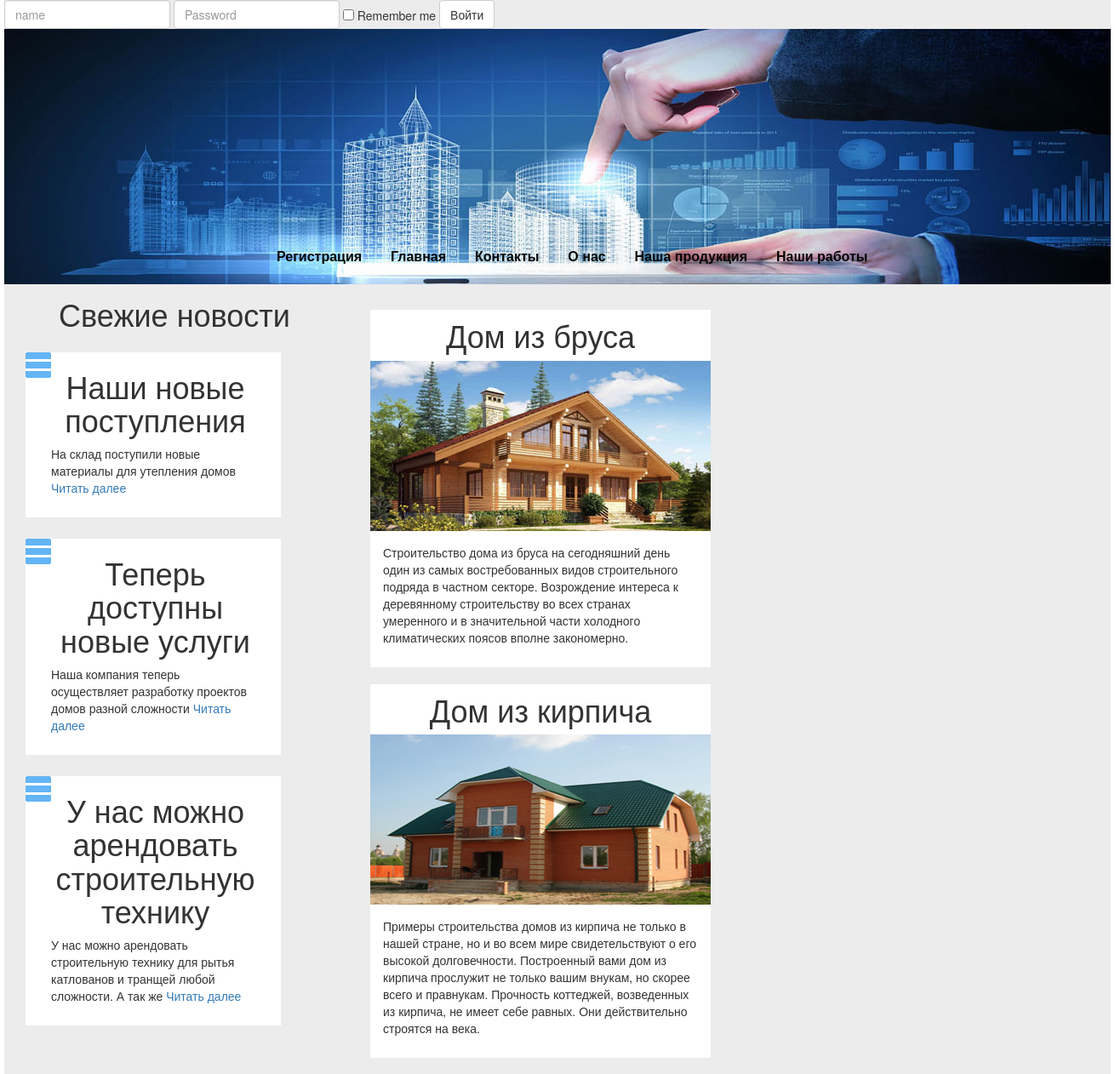
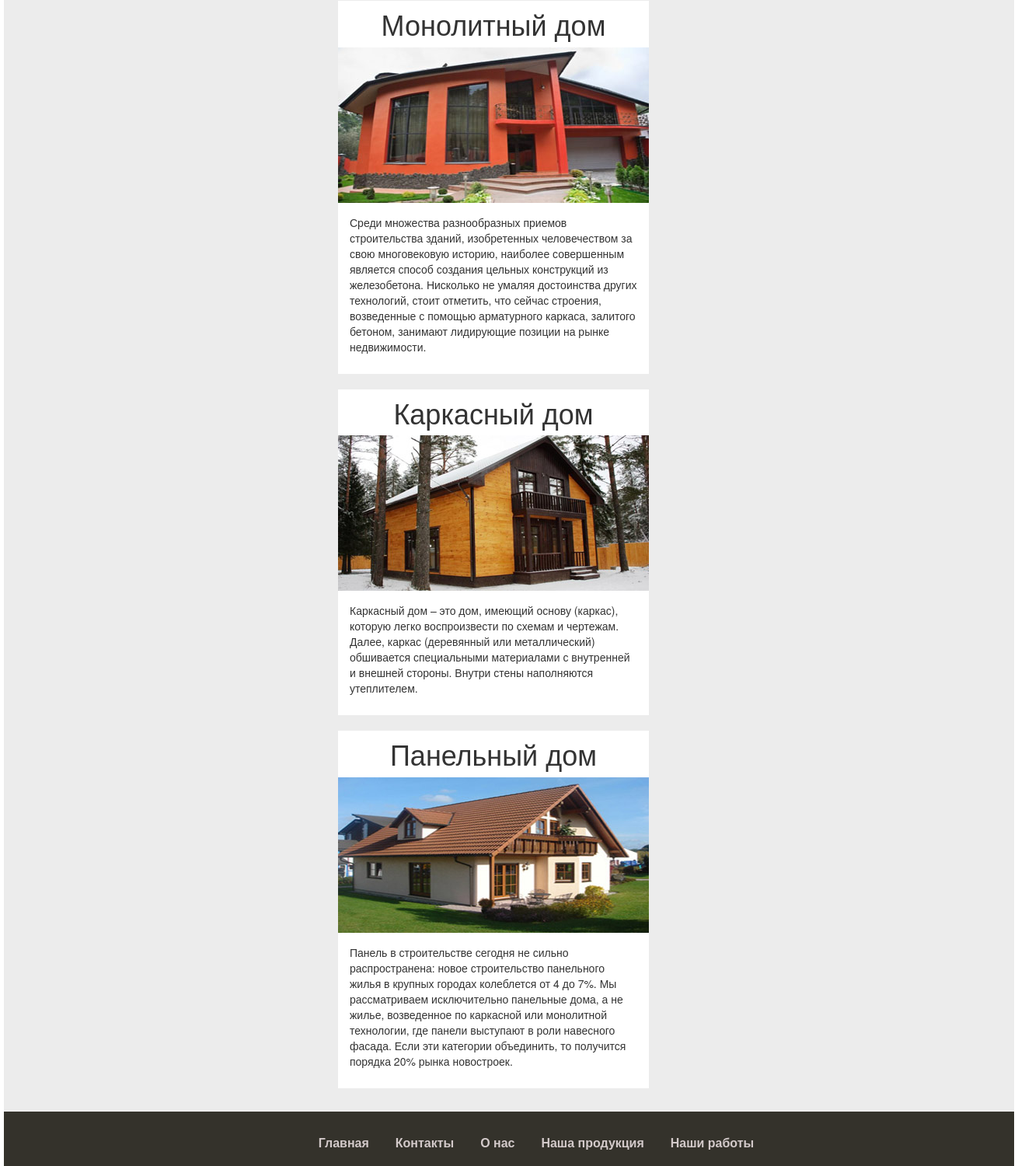
Screenshot of /index.php?url=our_work with the database file from the repository (2 pictures, top to bottom).
### tables this page shows
CREATE TABLE IF NOT EXISTS `maintexts` (
  `id` int(11) NOT NULL AUTO_INCREMENT,
  `name` tinytext NOT NULL,
  `title` tinytext NOT NULL,
  `img` tinytext NOT NULL,
  `body` text NOT NULL,
  `url` tinytext NOT NULL,
  `showhide` enum('show','hide') NOT NULL DEFAULT 'show',
  `lang` enum('ru','en') NOT NULL DEFAULT 'ru',
  `putdate` date NOT NULL,
  PRIMARY KEY (`id`)
);

### index.php (the view, shortened to what this page needs)
<?php
    require_once("templates/top.php");
    if(isset($_GET['url'])) {
        $file=$_GET['url'];
    }
    else {
        $file='index';
    }
    $query="SELECT * FROM maintexts WHERE url='$file'";
    $result=mysqli_query($dbcon, $query);
    while($tbl_arr=mysqli_fetch_array($result))
    {
        if($tbl_arr['url']=="our_work"){
 ?>
        <article class="mcb_our_work">
            <h1 class="mcb_our_work_head" >
                <?php echo $tbl_arr['title'];  ?>
            </h1>
            <div class="mcb_our_work_img">
                <img src="<?php echo $tbl_arr['img']   ?>" alt="">
            </div>
            <p class="mcb_our_work_article">
                <?php echo $tbl_arr['body']    ?>
            </p>
        </article>
<?php
        }
    }
?>
<?php
    require_once("templates/bottom.php");
?>

### templates/top.php (shortened to what this page needs)
<?php
    require_once("config/config.php");
?>
<!DOCTYPE html>
<html lang="en">
<head>
    <link rel="stylesheet" href="media/bootstrap/css/bootstrap.min.css">
    <link rel="stylesheet" href="Style/style.css">
</head>
<body>
    <div class="wrapper">
<?php
	if($_SESSION['id']){
?>
	<a href='logout.php'>Выход</a>
<?php
	} else {
?>
	<form action="login.php" method="post" class="form-inline">
		<div class="form-group">
			<input name="name" type="text" class="form-control" id="exampleInputEmail3" placeholder="name" >
		</div>
		<div class="form-group">
			<input name="pass" type="password" class="form-control" id="exampleInputPassword3" placeholder="Password">
		</div>
		<div class="checkbox">
			<label>
				<input type="checkbox"> Remember me
			</label>
		</div>
	<button type="submit" class="btn btn-default">Войти</button>
	</form>
<?php
	}
?>
       <header class="main_header">
            <a href="#">
                <img src="imgs/main_header.jpg" alt="">
            </a>
            <nav class="main_nav">
                <ol>
<?php
	if($_SESSION['id']){
?>
				<li>
                    <a href="cabinet.php">Кабинет</a>
                </li>
<?php
	} else {
?>
				<li>
                    <a href="register.php">Регистрация</a>
                </li>
<?php
	}
    require_once("config/connect_menu.php");
?>
                </ol>
            </nav>
        </header>
        <aside class="main_news">
            <header>
               <h1 class="main_news_header">Свежие новости</h1>
            </header>
            <section>
                <article class="news_block">
                    <h1>Наши новые поступления</h1>
                    <p>
                        На  склад поступили новые материалы для утепления домов
                        <a href="news.php#news_1">Читать далее</a>
                    </p>
                </article>
                <article class="news_block">
                    <h1>Теперь доступны новые услуги</h1>
                    <p>
                        Наша компания теперь осуществляет разработку проектов домов разной сложности
                        <a href="news.php#news_2">Читать далее</a>
                    </p>
                </article>
                <article class="news_block">
                    <h1>У нас можно арендовать строительную технику</h1>
                    <p>
                        У нас можно арендовать строительную технику для рытья катлованов и транщей любой сложности. А так  же
                        <a href="news.php#news_3">Читать далее</a>
                    </p>
                </article>
            </section>
        </aside>
        <div class="main_content">

### config/connect_menu.php (shortened to what this page needs)
<?php
    $query="SELECT DISTINCT name, url FROM maintexts";
    $result = mysqli_query($dbcon, $query);
    while($tbl_arr=mysqli_fetch_array($result))
        {
?>
                <li>
                    <a href="index.php?url=<?php echo $tbl_arr['url']?>">
                        <?php echo $tbl_arr['name']?>
                    </a>
                </li>
<?php
        }
?>

### templates/bottom.php
        </div>
        <footer class="main_footer">
            <nav class="main_nav_footer">
                <ol>
<?php
    require("config/connect_menu.php");
?>
                </ol>
            </nav>
        </footer>
     </div>
</body>
</html>

### Style/style.css (style rules this page uses)
body { margin: 0; padding: 0; }
.wrapper { width: 1300px; background: #ececec; margin: 0 auto; }
.main_header { position: relative; width: 1300px; height: 300px; }
.main_nav { position: absolute; bottom: 20px; left: 250px; }
.main_nav ol { margin: 0; }
.main_nav li { display: inline-block; padding-left: 30px; }
.main_nav a { font-family: sans-serif; font-size: 16px; font-weight: bold; color: #050505; text-decoration: none; transition: .3s; }
.main_news { float: left; width: 400px; }
.main_news_header { margin: 15px 0; text-align: center; }
.news_block { position: relative; width: 300px; margin: 25px; padding: 10px 25px 25px 30px; background: #fff; }
.news_block:before { content: ""; background: url(../imgs/news_img.png) no-repeat; position: absolute; width: 30px; height: 30px; top:0; left: 0; }
.news_block h1 { margin: 10px 0; text-align: center; }
.news_block p { margin: 0; }
.main_content { float: left; width: 860px; padding: 20px; }
.main_footer { clear: both; padding-top: 30px; width: 1300px; height: 70px; background: #34322b; }
.main_nav_footer { text-align: center; }
.main_nav_footer ol { margin: 0; }
.main_nav_footer li { display: inline-block; padding-left: 30px; }
.main_nav_footer a { font-family: sans-serif; font-size: 16px; font-weight: bold; color: #d3caca; text-decoration: none; transition: .3s; }
.mcb_our_work { float: left; width: 400px; margin: 10px; background: #fff; }
.mcb_our_work_head { margin:10px 0; text-align: center; }
.mcb_our_work_img { width: 400px; }
.mcb_our_work_article { padding: 15px; }

### rows the page displays
maintexts: title "Дом из бруса", img (picture), body "Строительство дома из бруса на сегодняшний день один из самых востребованных видов строительного подряда в частном секторе. Возрождение интереса к деревянному строительству во всех странах умеренного и в значительной части холодного климатических поясов вполне закономерно."
maintexts: title "Дом из кирпича", img (picture), body "Примеры строительства домов из кирпича не только в нашей стране, но и во всем мире свидетельствуют о его высокой долговечности. Построенный вами дом из кирпича прослужит не только вашим внукам, но скорее всего и правнукам. Прочность коттеджей, возведенных из кирпича, не имеет себе равных. Они действительно строятся на века."
maintexts: title "Монолитный дом", img (picture), body "Среди множества разнообразных приемов строительства зданий, изобретенных человечеством за свою многовековую историю, наиболее совершенным является способ создания цельных конструкций из железобетона. Нисколько не умаляя достоинства других технологий, стоит отметить, что сейчас строения, возведенные с помощью арматурного каркаса, залитого бетоном, занимают лидирующие позиции на рынке недвижимости."
maintexts: title "Каркасный дом", img (picture), body "Каркасный дом – это дом, имеющий основу (каркас), которую легко воспроизвести по схемам и чертежам. Далее, каркас (деревянный или металлический) обшивается специальными материалами с внутренней и внешней стороны. Внутри стены наполняются утеплителем."
maintexts: title "Панельный дом", img (picture), body "Панель в строительстве сегодня не сильно распространена: новое строительство панельного жилья в крупных городах колеблется от 4 до 7%. Мы рассматриваем исключительно панельные дома, а не жилье, возведенное по каркасной или монолитной технологии, где панели выступают в роли навесного фасада. Если эти категории объединить, то получится порядка 20% рынка новостроек."

### other values shown
$tbl_arr['name'] "Главная"
$tbl_arr['name'] "Контакты"
$tbl_arr['name'] "О нас"
$tbl_arr['name'] "Наша продукция"
$tbl_arr['name'] "Наши работы"
